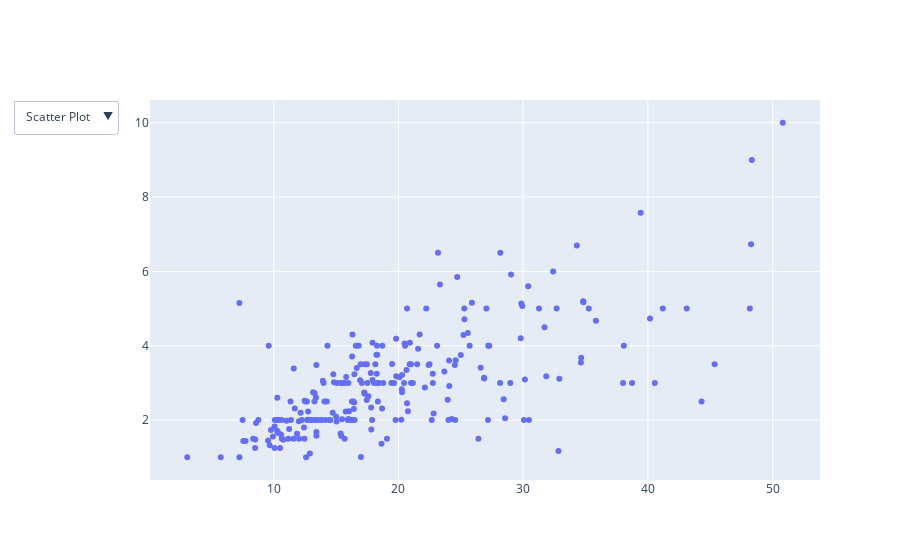

Notebook cell for this chart:
### Code cell
tips = sns.load_dataset('tips')

#Figure 생성
fig = px.Figure()

#그래프 생성
fig.add_trace(go.Scatter(x=tips['total_bill'], y=tips['tip'], mode='markers'))


# 버튼 2개 생성
fig.update_layout(
    updatemenus=[
        dict(
            type="dropdown",
            direction="down",
            buttons=list([
                dict(args=["type", "scatter"],  # 1번 버튼
                     label="Scatter Plot",
                    method="animate"),
                dict(args=["type", "bar"],  # 2번 버튼
                    label="Bar Chart",
                    method="restyle")
            ]),
        ),
    ]
)

fig.show()

### Figure 1 — Plotly figure (JSON) as saved in the notebook; plotly's stock layout.template omitted (floating-point values rounded to 4 significant figures; data arrays with more than 128 entries replaced by an {"elided": "..."} marker saying what was removed)
{"data": [{"mode": "markers", "type": "scatter", "x": {"elided": "244 float values"}, "y": {"elided": "244 float values"}}], "layout": {"updatemenus": [{"buttons": [{"args": ["type", "scatter"], "label": "Scatter Plot", "method": "animate"}, {"args": ["type", "bar"], "label": "Bar Chart", "method": "restyle"}], "direction": "down", "type": "dropdown"}]}}
